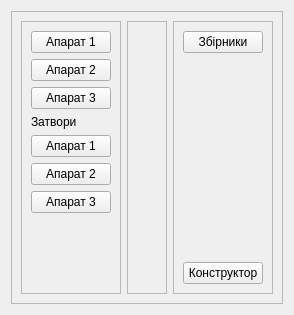
     <widget class="QWidget" name="tab_3">
      <attribute name="title">
       <string>Апарати</string>
      </attribute>
      <layout class="QGridLayout" name="gridLayout_2">
       <item row="0" column="0">
        <widget class="QFrame" name="frame_4">
         <property name="frameShape">
          <enum>QFrame::StyledPanel</enum>
         </property>
         <property name="frameShadow">
          <enum>QFrame::Raised</enum>
         </property>
         <layout class="QHBoxLayout" name="horizontalLayout_7">
          <item>
           <widget class="QFrame" name="frame_Reg_4">
            <property name="frameShape">
             <enum>QFrame::StyledPanel</enum>
            </property>
            <property name="frameShadow">
             <enum>QFrame::Sunken</enum>
            </property>
            <layout class="QVBoxLayout" name="verticalLayout_10">
             <item>
              <widget class="QPushButton" name="a1ap_ap1_3_0">
               <property name="text">
                <string>Апарат 1</string>
               </property>
              </widget>
             </item>
             <item>
              <widget class="QPushButton" name="a1ap_ap2_3_1">
               <property name="text">
                <string>Апарат 2</string>
               </property>
              </widget>
             </item>
             <item>
              <widget class="QPushButton" name="a1ap_ap3_3_2">
               <property name="text">
                <string>Апарат 3</string>
               </property>
              </widget>
             </item>
             <item>
              <widget class="QLabel" name="label">
               <property name="text">
                <string>Затвори</string>
               </property>
              </widget>
             </item>
             <item>
              <widget class="QPushButton" name="a1valves_ap1_3_0">
               <property name="text">
                <string>Апарат 1</string>
               </property>
              </widget>
             </item>
             <item>
              <widget class="QPushButton" name="a1valves_ap2_3_1">
               <property name="text">
                <string>Апарат 2</string>
               </property>
              </widget>
             </item>
             <item>
              <widget class="QPushButton" name="a1valves_ap3_3_2">
               <property name="text">
                <string>Апарат 3</string>
               </property>
              </widget>
             </item>
             <item>
              <spacer name="verticalSpacer_10">
               <property name="orientation">
                <enum>Qt::Vertical</enum>
               </property>
               <property name="sizeHint" stdset="0">
                <size>
                 <width>20</width>
                 <height>71</height>
                </size>
               </property>
              </spacer>
             </item>
            </layout>
           </widget>
          </item>
          <item>
           <widget class="QFrame" name="frame_Val_4">
            <property name="frameShape">
             <enum>QFrame::StyledPanel</enum>
            </property>
            <property name="frameShadow">
             <enum>QFrame::Sunken</enum>
            </property>
            <layout class="QVBoxLayout" name="verticalLayout_11">
             <item>
              <spacer name="verticalSpacer_11">
               <property name="orientation">
                <enum>Qt::Vertical</enum>
               </property>
               <property name="sizeHint" stdset="0">
                <size>
                 <width>20</width>
                 <height>145</height>
                </size>
               </property>
              </spacer>
             </item>
            </layout>
           </widget>
          </item>
          <item>
           <widget class="QFrame" name="frame_Other_4">
            <property name="frameShape">
             <enum>QFrame::StyledPanel</enum>
            </property>
            <property name="frameShadow">
             <enum>QFrame::Sunken</enum>
            </property>
            <layout class="QVBoxLayout" name="verticalLayout_12">
             <item>
              <widget class="QPushButton" name="a1trend_trend_3_3">
               <property name="text">
                <string>Збірники</string>
               </property>
              </widget>
             </item>
             <item>
              <spacer name="verticalSpacer_12">
               <property name="orientation">
                <enum>Qt::Vertical</enum>
               </property>
               <property name="sizeHint" stdset="0">
                <size>
                 <width>20</width>
                 <height>145</height>
                </size>
               </property>
              </spacer>
             </item>
             <item>
              <widget class="QPushButton" name="construct_ap2_3_1">
               <property name="text">
                <string>Конструктор</string>
               </property>
              </widget>
             </item>
            </layout>
           </widget>
          </item>
         </layout>
        </widget>
       </item>
      </layout>
     </widget>
